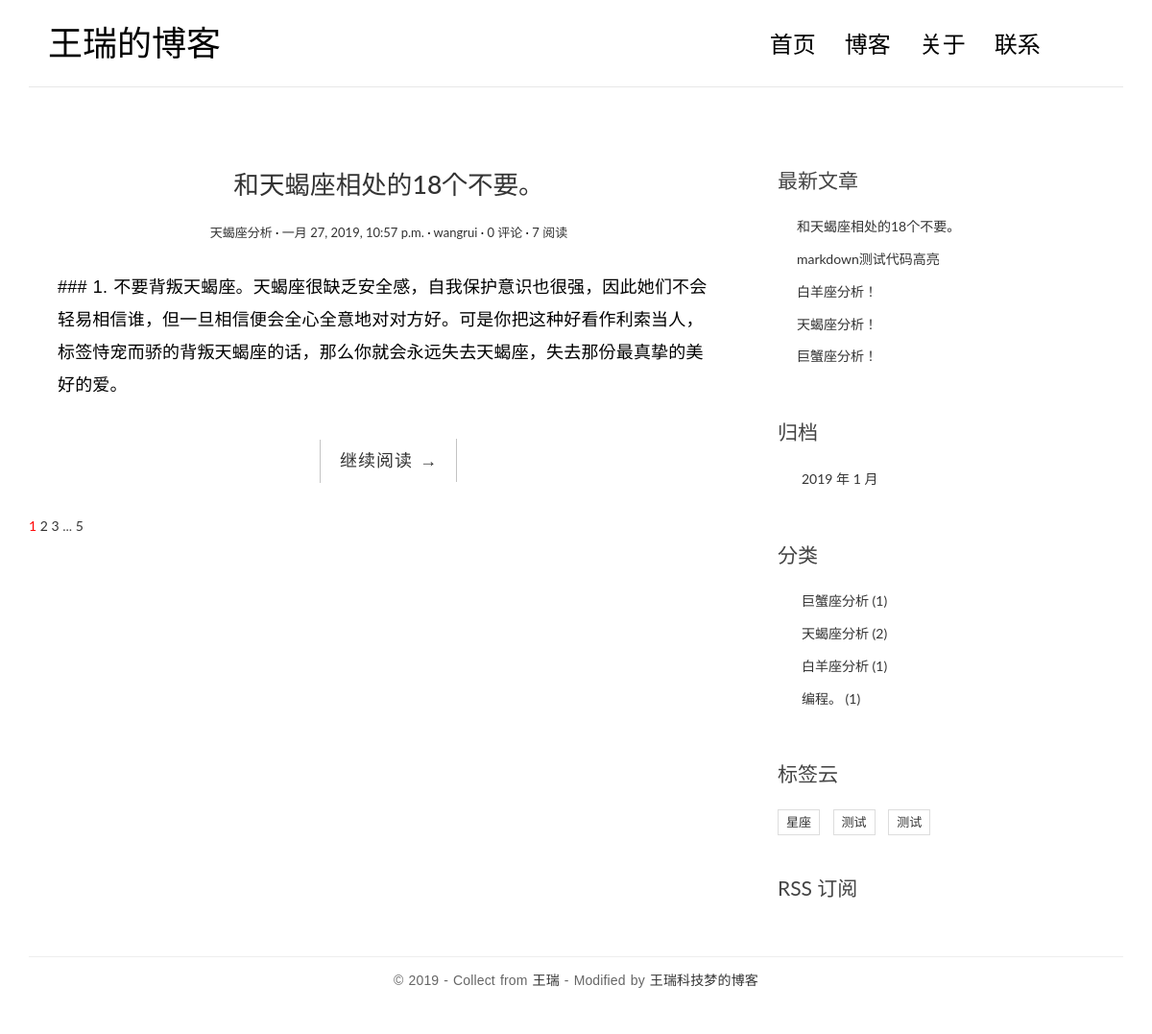
The page / on the database its author committed.
### blogapp/models.py (models this page shows, shortened)
@python_2_unicode_compatible
class Post(models.Model):
    def get_absolute_url(self):
        return reverse('blogapp:detail', kwargs={'pk': self.pk})
    title = models.CharField(max_length=70)
    body = models.TextField()
    create_date = models.DateTimeField()
    update_date = models.DateTimeField()
    excerpt = models.CharField(max_length=200, default=True)
    tag = models.ManyToManyField('Tag', blank=True)
    category = models.ForeignKey('Category')
    views = models.PositiveIntegerField(default=0)
    user = models.ForeignKey(User)
    class Meta:
        ordering = ['-create_date']

@python_2_unicode_compatible
class Category(models.Model):
    name = models.CharField(max_length=40)

@python_2_unicode_compatible
class Tag(models.Model):
    name = models.CharField(max_length=40)

### blogapp/views.py (the view, shortened to what this page needs)
# urls.py: url(r'^$', IndexViews.as_view(), name='index'),
class IndexViews(ListView):
    model = Post
    template_name = 'blog/index.html'
    context_object_name = 'post'
    paginate_by = 1
    ''' 第 1 页页码，这一页需要始终显示。
        第 1 页页码后面的省略号部分。但要注意如果第 1 页的页码号后面紧跟着页码号 2，那么省略号就不应该显示。
        当前页码的左边部分，比如这里的 3-6。
        当前页码，比如这里的 7。
        当前页码的右边部分，比如这里的 8-11。
        最后一页页码前面的省略号部分。但要注意如果最后一页的页码号前面跟着的页码号是连续的，那么省略号就不应该显示。
        最后一页的页码号。'''
    def get_context_data(self, **kwargs):
        content = super(IndexViews, self).get_context_data(**kwargs)
        paginator = content.get('paginator')
        page = content.get('page_obj')
        is_paginated = content.get('is_paginated')
        pagination_data = self.pagination_data(paginator, page, is_paginated)
        content.update(pagination_data)
        return content
    def pagination_data(self, paginator, page, is_paginated):
        if not is_paginated:
            return {}
        left = []
        right = []
        left_has_more = False
        right_has_more = False
        first = False
        last = False
        page_number = page.number
        total_page = paginator.num_pages
        page_range = paginator.page_range
        if page_number == 1:
            right = page_range[page_number:page_number+2]
            if right[-1] < total_page-1:
                right_has_more = True
            if right[-1] < total_page:
                last = True
        elif page_number == total_page:
            left = page_range[(page_number - 3) if (page_number - 3) > 0 else 0: page_number-1]
            if left[0] > 2:
                left_has_more = True
            if left[0] > 1:
                first = True
        data = {
            'left': left,
            'right': right,
            'left_has_more': left_has_more,
            'right_has_more': right_has_more,
            'first': first,
            'last': last
        }
        return data

### blogapp/templatetags/blog_tags.py (called while the page is built)
@register.simple_tag
def get_recent_posts(num=5):
    return Post.objects.all().order_by('-create_date')[:num]

@register.simple_tag
def archives():
    return Post.objects.dates('create_date', 'month', order='DESC')

@register.simple_tag
def get_category():
    return Category.objects.all()

@register.simple_tag
def get_tag():
    return Tag.objects.all()

### templates/blog/index.html (shortened to what this page needs)
{% extends 'bash.html' %}
                {% block body %}
                {% for post in post %}
                <article class="post post-{{ post.pk }}">
                    <header class="entry-header">
                        <h1 class="entry-title">
                            <a href="{{ post.get_absolute_url }}">{{ post.title }}</a>
                        </h1>
                        <div class="entry-meta">
                            <span class="post-category"><a href="#">{{ post.category.name }}</a></span>
                            <span class="post-date"><a href="#"><time class="entry-date"
                                                                      datetime="{{ post.create_date }}">{{ post.create_date }}</time></a></span>
                            <span class="post-author"><a href="#">{{ post.user }}</a></span>
                            <span class="comments-link"><a href="{{ post.get_absolute_url }}#comment-area">{{ post.comment_set.count }} 评论</a></span>
                            <span class="views-count"><a href="#">{{ post.views }} 阅读</a></span>
                        </div>
                    </header>
                    <div class="entry-content clearfix">
                        <p>{{ post.body|truncatewords:"3" }}</p>
                        <div class="read-more cl-effect-14">
                            <a href="{{ post.get_absolute_url }}" class="more-link">继续阅读 <span class="meta-nav">→</span></a>
                        </div>
                    </div>
                </article>
                {% empty %}
                <div class="no-post"> 暂时没有发布文章！</div>
                {% endfor %}
{% if is_paginated %}
                <div class="pagination">
                    <a href="?page={{ page_obj.number }}" style="color: red">{{ page_obj.number }}</a>
                    {% if right %}
                    {% for i in right %}
                    <a href="?page={{i}}">{{i}}</a>
                    {% endfor %}
                    {% if right_has_more %}
                        <span> ... </span>
                    {% endif %}
                    {% endif %}
                    {% if last %}
                    <a href="?page={{ paginator.num_pages }}">{{ paginator.num_pages }}</a>
                    {% endif %}
                </div>
                {% endif %}
            {% endblock body %}

### templates/bash.html (shortened to what this page needs)
<!DOCTYPE html>
{% load staticfiles %}
{% load blog_tags %}
<html>
<head>
    <link rel="stylesheet" href="{% static 'blog/css/bootstrap.min.css' %}">
    <link rel="stylesheet" href="http://code.ionicframework.com/ionicons/2.0.1/css/ionicons.min.css">
    <link rel="stylesheet" href="{% static 'blog/css/pace.css' %}">
    <link rel="stylesheet" href="{% static 'blog/css/custom.css'%}">
    <link rel="stylesheet" href="{% static 'blog/css/highlights/github.css'%}">
</head>
<body id="single">
<div class="container">
    <header id="site-header">
        <div class="row">
            <div class="col-md-4 col-sm-5 col-xs-8">
                <div class="logo">
                    <h1><a href="{% url 'blogapp:index' %}"><b>王瑞的博客</b></a></h1>
                </div>
            </div>
            <div class="col-md-8 col-sm-7 col-xs-4">
                <nav class="main-nav" role="navigation">
                    <div class="collapse navbar-collapse" id="bs-example-navbar-collapse-1">
                        <ul class="nav navbar-nav navbar-right">
                            <li class="cl-effect-11"><a href="{% url 'blogapp:index' %}" data-hover="首页">首页</a></li>
                            <li class="cl-effect-11"><a href="full-width.html" data-hover="博客">博客</a></li>
                            <li class="cl-effect-11"><a href="about.html" data-hover="关于">关于</a></li>
                            <li class="cl-effect-11"><a href="contact.html" data-hover="联系">联系</a></li>
                        </ul>
                    </div>
                </nav>
            </div>
        </div>
    </header>
</div>
<div class="content-body">
    <div class="container">
        <div class="row">
            <main class="col-md-8">
                {% block body %}
                {% endblock body %}
                 </main>
            <aside class="col-md-4">
                <div class="widget widget-recent-posts">
                    <h3 class="widget-title">最新文章</h3>
                    {% get_recent_posts as recent_get_posts %}
                    <ul>
                        {% for post in recent_get_posts %}
                        <li>
                            <a href="{{ post.get_absolute_url }}">{{ post.title }}</a>
                        </li>
                        {% empty %}
                        暂无文章
                        {% endfor %}
                    </ul>
                </div>
                <div class="widget widget-archives">
                    <h3 class="widget-title">归档</h3>
                    {% archives as date_list %}
                    <ul>
                        {% for date in date_list %}
                        <li>
                            <a href="{% url 'blogapp:archives' date.year date.month %}">{{ date.year }} 年 {{ date.month }} 月</a>
                        </li>
                        {% empty %}
                        暂无归档！
                        {% endfor %}
                    </ul>
                </div>
                <div class="widget widget-category">
                    <h3 class="widget-title">分类</h3>
                    {% get_category as category_list %}
                    <ul>
                        {% for category in category_list %}
                        <li>
                            <a href="{% url 'blogapp:category' category.pk %}">{{ category.name }} <span class="post-count">({{ category.post_set.count }})</span></a>
                        </li>
                        {% empty %}
                        暂无分类
                        {%  endfor %}
                    </ul>
                </div>
                <div class="widget widget-tag-cloud">
                    <h3 class="widget-title">标签云</h3>
                    <ul>
                        {% get_tag as tag_list %}
                        {% for tag in tag_list %}
                        <li>
                            <a href="{% url 'blogapp:tags' tag.pk %}">{{ tag.name }}</a>
                        </li>
                        {% empty %}
                        暂无标签
                        {% endfor %}
                    </ul>
                </div>
                <div class="rss">
                    <a href="{% url 'rss' %}"> RSS 订阅</a>
                </div>
            </aside>
        </div>
    </div>
</div>
<footer id="site-footer">
    <div class="container">
        <div class="row">
            <div class="col-md-12">
                <p class="copyright">&copy 2019 - Collect from <a href="http://www.cssmoban.com/"
                                                                  target="_blank" title="模板之家">王瑞</a>
                    - Modified by <a href="http://zmrenwu.com/" title="网页模板" target="_blank">王瑞科技梦的博客</a>
                </p>
            </div>
        </div>
    </div>
</footer>
</body>
</html>

### blogapp/static/blog/css/custom.css (style rules this page uses)
* { outline: none; }
h1, h2, h3, h4, h5, h6 { margin-top: 0; }
b { font-weight: 400; }
a { color: #333; }
body { color: #444; font-family: 'Lato', sans-serif; }
p { font-family: 'Ubuntu', sans-serif; font-weight: 400; word-spacing: 1px; letter-spacing: 0.01em; }
#single p, #page p { margin-bottom: 25px; }
#site-header { background-color: #FFF; padding: 25px 20px; margin-bottom: 40px; border-bottom: 1px solid #e7e7e7; }
.logo h1 a { color: #000; }
.logo h1 { margin: 0; font-family: 'Lato', sans-serif; font-weight: 300; }
.main-nav { margin-top: 11px; max-width: 95%; }
.main-nav a { color: #000000 !important; padding: 0 0 5px 0 !important; margin-right: 30px; font-family: 'Lato', sans-serif; font-weight: 300; font-size: 24px; }
.cl-effect-11 a { padding: 10px 0; color: #0972b4; text-shadow: none; }
.cl-effect-11 a::before { position: absolute; top: 0; left: 0; overflow: hidden; padding: 0 0 5px 0 !important; max-width: 0; border-bottom: 1px solid #000; color: #000; content: attr(data-hover); white-space: nowrap; -webkit-transition: max-width 0.5s; -moz-transition: max-width 0.5s; transition: max-width 0.5s; }
.content-body { padding-bottom: 4em; }
.post { background: #fff; padding: 30px 30px 0; }
.entry-title { text-align: center; font-size: 1.9em; margin-bottom: 20px; line-height: 1.6; padding: 10px 20px 0; }
.entry-meta { text-align: center; color: #DDDDDD; font-size: 13px; margin-bottom: 30px; }
.entry-content { font-size: 18px; line-height: 1.9; font-weight: 300; color: #000; }
.post-category::after, .post-date::after, .post-author::after, .comments-link::after { content: ' ·'; color: #000; }
.read-more { font-family: 'Ubuntu', sans-serif; font-weight: 400; word-spacing: 1px; letter-spacing: 0.01em; text-align: center; margin-top: 20px; }
.cl-effect-14 a { padding: 0 20px; height: 45px; line-height: 45px; position: relative; display: inline-block; margin: 15px 25px; letter-spacing: 1px; font-weight: 400; text-shadow: 0 0 1px rgba(255, 255, 255, 0.3); }
.cl-effect-14 a::before, .cl-effect-14 a::after { position: absolute; width: 45px; height: 1px; background: #C3C3C3; content: ''; -webkit-transition: all 0.3s; -moz-transition: all 0.3s; transition: all 0.3s; pointer-events: none; }
.cl-effect-14 a::before { top: 0; left: 0; -webkit-transform: rotate(90deg); -moz-transform: rotate(90deg); transform: rotate(90deg); -webkit-transform-origin: 0 0; -moz-transform-origin: 0 0; transform-origin: 0 0; }
.cl-effect-14 a::after { right: 0; bottom: 0; -webkit-transform: rotate(90deg); -moz-transform: rotate(90deg); transform: rotate(90deg); -webkit-transform-origin: 100% 0; -moz-transform-origin: 100% 0; transform-origin: 100% 0; }
.widget { background: #fff; padding: 30px 0 0; }
.widget-title { font-size: 1.5em; margin-bottom: 20px; line-height: 1.6; padding: 10px 0 0; font-weight: 400; }
.widget-recent-posts ul { padding: 0; margin: 0; padding-left: 20px; }
.widget-recent-posts ul li { list-style-type: none; position: relative; line-height: 170%; margin-bottom: 10px; }
.widget-recent-posts ul li::before { content: '\f3d3'; font-family: "Ionicons"; position: absolute; left: -17px; top: 3px; font-size: 16px; color: #000; }
.widget-archives ul { padding: 0; margin: 0; padding-left: 25px; }
.widget-archives ul li { list-style-type: none; position: relative; line-height: 170%; margin-bottom: 10px; }
.widget-archives ul li::before { content: '\f3f3'; font-family: "Ionicons"; position: absolute; left: -25px; top: 1px; font-size: 16px; color: #000; }
.widget-category ul { padding: 0; margin: 0; padding-left: 25px; }
.widget-category ul li { list-style-type: none; position: relative; line-height: 170%; margin-bottom: 10px; }
.widget-category ul li::before { content: '\f3fe'; font-family: "Ionicons"; position: absolute; left: -25px; top: 1px; font-size: 18px; color: #000; }
.widget-tag-cloud ul { padding: 0; margin: 0; margin-right: -10px; }
.widget-tag-cloud ul li { list-style-type: none; font-size: 13px; display: inline-block; margin-right: 10px; margin-bottom: 10px; padding: 3px 8px; border: 1px solid #ddd; }
.rss { font-size: 21px; margin-top: 30px; }
.rss a { color: #444; }
#site-footer { padding-top: 10px; padding: 0 0 1.5em 0; }
.copyright { text-align: center; padding-top: 1em; margin: 0; border-top: 1px solid #eee; color: #666; }

### rows shown on the page
Post: title "和天蝎座相处的18个不要。", category.name "天蝎座分析", create_date "一月 27, 2019, 10:57 p.m.", user "wangrui", comment_set.count "0", views "7", body "### 1. 不要背叛天蝎座。天蝎座很缺乏安全感，自我保护意识也很强，因此她们不会轻易相信谁，但一旦相信便会全心全意地对对方好。可是你把这种好看作利索当人，标签恃宠而骄的背叛天蝎座的话，那么你就会永远失去天蝎座，失去那份最真挚的美好的爱。"
Post: title "markdown测试代码高亮"
Post: title "白羊座分析！"
Post: title "天蝎座分析！"
Post: title "巨蟹座分析！"
Category: name "巨蟹座分析", post_set.count "1"
Category: name "天蝎座分析", post_set.count "2"
Category: name "白羊座分析", post_set.count "1"
Category: name "编程。", post_set.count "1"
Tag: name "星座"
Tag: name "测试"
Tag: name "测试"

### other values the page prints
{{ page_obj.number }} "1"
{{ i }} "2" "3"
{{ paginator.num_pages }} "5"
{{ date.year }} "2019"
{{ date.month }} "1"
